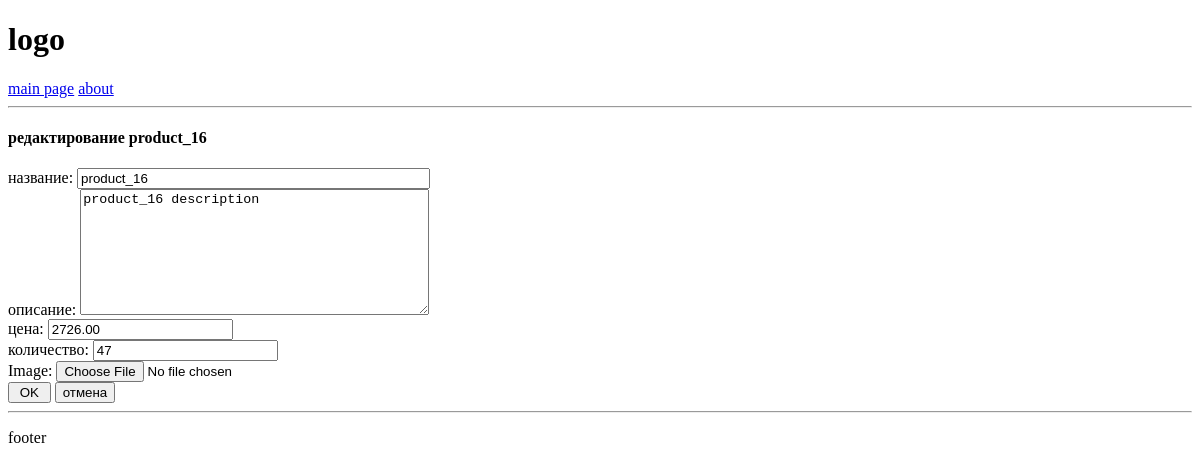
/homework_2/edit_prodict/66/, run on an earlier commit of the app's database.
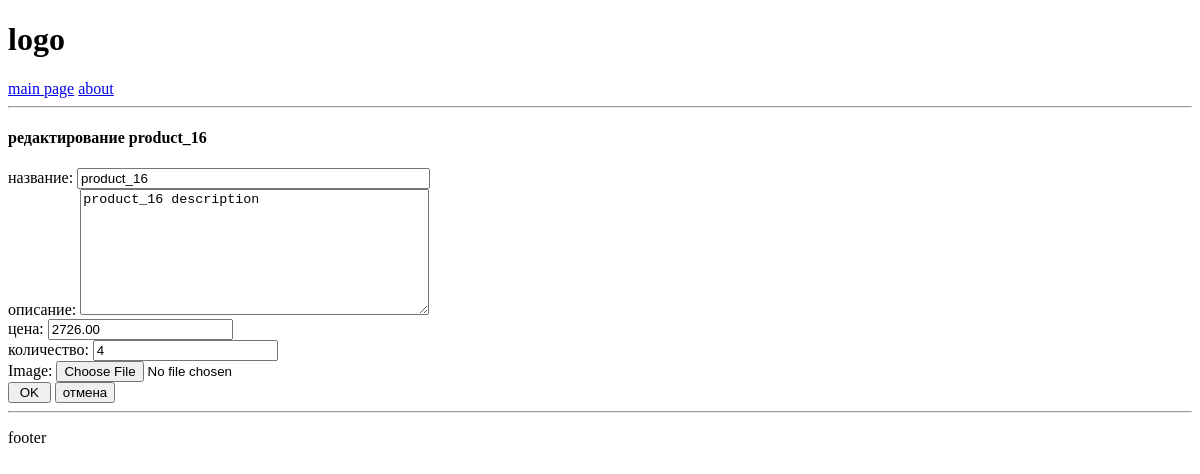
And on a later commit of the database.
### homework_2/models.py (models this page shows, shortened)
class Product(models.Model):
    name = models.CharField(max_length=30)
    description = models.TextField(blank=True)
    price = models.DecimalField(max_digits=8, decimal_places=2)
    quantity = models.PositiveIntegerField(default=1)
    date_add = models.DateTimeField(auto_now=datetime.now())
    image = models.ImageField(null=True, blank=True)

### homework_2/views.py (the view)
# urls.py: path('edit_prodict/<int:pr_id>/', views.edit_prodict, name='edit_prodict'),
def edit_prodict(request, pr_id: int = 0):
    try:
        product = Product.objects.get(pk=pr_id) if pr_id else 0
    except ObjectDoesNotExist:
        return HttpResponse('товар не найден')
    if request.method == 'POST':
        form = EditProductForm(request.POST, request.FILES, instance=product) \
            if pr_id \
            else EditProductForm(request.POST, request.FILES)
        if form.is_valid():
            form.save()
            return HttpResponseRedirect('../../show_all_products')
    else:
        form = EditProductForm(instance=product) \
            if pr_id \
            else EditProductForm()
    return render(request,
                  'homework_2/edit_product.html',
                  {'form': form, 'product': product}
                  )

### homework_2/forms.py
class EditProductForm(forms.ModelForm):
    name = forms.CharField(label='название', max_length=30, widget=forms.TextInput(attrs={'size': 41}))
    description = forms.CharField(label='описание', widget=forms.Textarea(attrs={'cols': 41, 'rows': 8}))
    price = forms.DecimalField(label='цена', decimal_places=2, max_digits=8, min_value=1)
    quantity = forms.IntegerField(label='количество', min_value=1)
    image = forms.ImageField(required=False)
    class Meta:
        model = Product
        fields = ['name', 'description', 'price', 'quantity', 'image']

### homework_2/templates/homework_2/edit_product.html (shortened to what this page needs)
{% extends 'homework_2/main.html' %}
{% block content %}
    <h4>
    {% if product %} редактирование {{ product.name }}
    {% else %} новый товар
    {% endif %}
    </h4>
    <form method="post" enctype="multipart/form-data">
        {{ form.as_div }}
        <input type="submit" value=" OK ">
        <input type="button" value="отмена" onClick='location.href="{% url 'show_all_products' %}"'>
    </form>
{% endblock %}

### homework_2/templates/homework_2/main.html (shortened to what this page needs)
<!DOCTYPE html>
<html lang="en">
<head>
</head>
<body>
<header class="header">
    <h1>logo</h1>
    <a href="/index/">main page</a>
    <a href="/about/">about</a>
</header>
<hr>
<div class="content">
{% block content %}{% endblock %}
</div>
<hr>
<footer class="footer">
    <p>footer</p>
</footer>
</body>
</html>

What changed in the data, as far as the page shows it:
changed Product "product_16": quantity "47" → "4"
